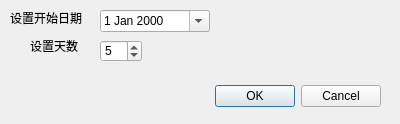
<?xml version="1.0" encoding="UTF-8"?>
<ui version="4.0">
 <class>SelectDateDialog</class>
 <widget class="QDialog" name="SelectDateDialog">
  <property name="geometry">
   <rect>
    <x>0</x>
    <y>0</y>
    <width>400</width>
    <height>124</height>
   </rect>
  </property>
  <property name="windowTitle">
   <string>选择日期</string>
  </property>
  <widget class="QDialogButtonBox" name="buttonBox">
   <property name="geometry">
    <rect>
     <x>40</x>
     <y>80</y>
     <width>341</width>
     <height>32</height>
    </rect>
   </property>
   <property name="orientation">
    <enum>Qt::Horizontal</enum>
   </property>
   <property name="standardButtons">
    <set>QDialogButtonBox::Cancel|QDialogButtonBox::Ok</set>
   </property>
  </widget>
  <widget class="QDateEdit" name="dateEdit_date">
   <property name="geometry">
    <rect>
     <x>100</x>
     <y>10</y>
     <width>110</width>
     <height>22</height>
    </rect>
   </property>
   <property name="calendarPopup">
    <bool>true</bool>
   </property>
  </widget>
  <widget class="QLabel" name="label">
   <property name="geometry">
    <rect>
     <x>10</x>
     <y>10</y>
     <width>81</width>
     <height>16</height>
    </rect>
   </property>
   <property name="text">
    <string>设置开始日期</string>
   </property>
  </widget>
  <widget class="QLabel" name="label_2">
   <property name="geometry">
    <rect>
     <x>30</x>
     <y>40</y>
     <width>54</width>
     <height>12</height>
    </rect>
   </property>
   <property name="text">
    <string>设置天数</string>
   </property>
  </widget>
  <widget class="QSpinBox" name="spinBox_day">
   <property name="geometry">
    <rect>
     <x>100</x>
     <y>40</y>
     <width>42</width>
     <height>22</height>
    </rect>
   </property>
   <property name="minimum">
    <number>1</number>
   </property>
   <property name="maximum">
    <number>114514</number>
   </property>
   <property name="value">
    <number>5</number>
   </property>
  </widget>
 </widget>
 <resources/>
 <connections>
  <connection>
   <sender>buttonBox</sender>
   <signal>accepted()</signal>
   <receiver>SelectDateDialog</receiver>
   <slot>accept()</slot>
   <hints>
    <hint type="sourcelabel">
     <x>248</x>
     <y>254</y>
    </hint>
    <hint type="destinationlabel">
     <x>157</x>
     <y>274</y>
    </hint>
   </hints>
  </connection>
  <connection>
   <sender>buttonBox</sender>
   <signal>rejected()</signal>
   <receiver>SelectDateDialog</receiver>
   <slot>reject()</slot>
   <hints>
    <hint type="sourcelabel">
     <x>316</x>
     <y>260</y>
    </hint>
    <hint type="destinationlabel">
     <x>286</x>
     <y>274</y>
    </hint>
   </hints>
  </connection>
 </connections>
</ui>
